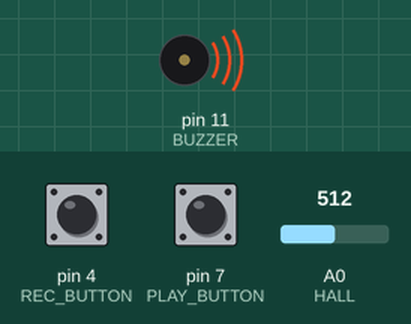
This sketch was run on a simulated Arduino Uno, built with avr-gcc and run on an emulated ATmega328P. On the bench: buzzer (waves = sounding). Inputs (shaded band) come from the test bench; at power-on: pin 7 (PLAY_BUTTON) LOW, pin 4 (REC_BUTTON) LOW, A0 (HALL) = 512.

Above: at 1.2 s.
1.3 s: pin 7 (PLAY_BUTTON) pulled HIGH for 0.15 s
At 3.7 s:
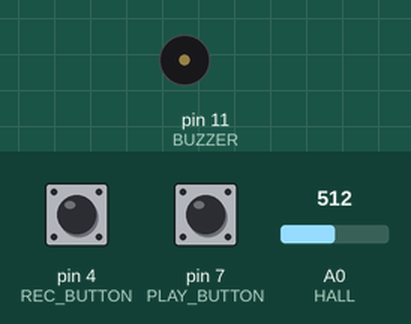
4.1 s: pin 4 (REC_BUTTON) pulled HIGH for 0.15 s
At 4.8 s:
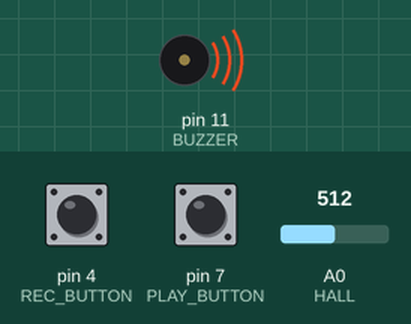
5.7 s: pin 7 (PLAY_BUTTON) pulled HIGH for 1 s
At 7.8 s:
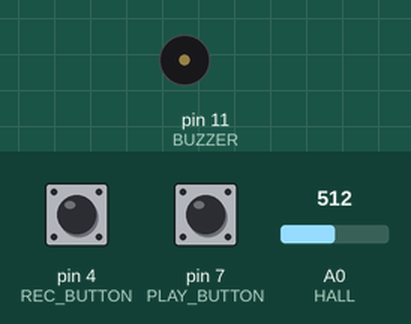
Timing chart, 0 to 9.3 s (numbered marks = the images above; inputs shaded):
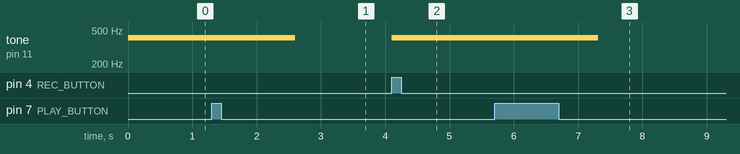

The sketch:

task18.ino
```cpp
#define uint unsigned int
#define ulong unsigned long

#define HALL A0
#define REC_BUTTON 4
#define PLAY_BUTTON 7
#define BUZZER 11


/*
 * HALL TO TONE
 *
 * Here is simple code that simply translates hall sensor measurements to the
 * corresponding tones using very simple formula and some magic constants.
 */

#define MIN_SOUND_FREQUENCY (400 - 100)
#define MAX_SOUND_FREQUENCY (400 + 100)
#define MIN_HALL_VALUE (510 - 30)
#define MAX_HALL_VALUE (510 + 30)

ulong hallToTone(ulong hall) {
	ulong clamped = constrain(hall, MIN_HALL_VALUE, MAX_HALL_VALUE);
	return map(
		clamped,
		MIN_HALL_VALUE, MAX_HALL_VALUE,
		MIN_SOUND_FREQUENCY, MAX_SOUND_FREQUENCY
	);
}


/*
 * RECORDING
 *
 * Stuff here takes care of recording. We simply sample hall value every
 * couple milliseconds and then store this in the array.
 */

#define RECORD_BUFFER_CAPACITY 512
#define RECORD_SAMPLING_FREQUENCY 10

uint rec_buffer[RECORD_BUFFER_CAPACITY];
int rec_bufferSize;
ulong rec_lastSampleTime;

void rec_setup() {
	rec_bufferSize = 0;
	rec_lastSampleTime = 0;
}

void rec_loop() {
	ulong hall = analogRead(HALL);
	tone(BUZZER, hallToTone(hall));

	if (!(millis() - rec_lastSampleTime >= RECORD_SAMPLING_FREQUENCY)) {
		return;
	}

	if (rec_bufferSize < RECORD_BUFFER_CAPACITY) {
		rec_buffer[rec_bufferSize++] = hall;
	}
	rec_lastSampleTime = millis();
}


/*
 * PLAYBACK
 *
 * Playback just goes through recorded values and plays them again as long as
 * there are some notes to play.
 */

int play_currentSample;

void play_setup() {
	play_currentSample = 0;
}

void play_loop() {
	if (play_currentSample < rec_bufferSize) {
		ulong hall = rec_buffer[play_currentSample++];
		tone(BUZZER, hallToTone(hall));
		delay(RECORD_SAMPLING_FREQUENCY);
	} else {
		noTone(BUZZER);
	}
}


/*
 * STATE AUTOMATA
 *
 * Very simple state automata that manages states and fires appropriate
 * methods. Generally speaking, serves as virtual method dispatcher.
 */

#define RECORDING 0
#define PLAYING 1

int state_current;

void state_trans(int state) {
	state_current = state;

	switch (state_current) {
	case RECORDING:
		rec_setup();
		break;
	case PLAYING:
		play_setup();
		break;
	}
}

void state_setup() {
	state_trans(RECORDING);
}

void state_loop() {
	switch (state_current) {
	case RECORDING:
		rec_loop();
		break;
	case PLAYING:
		play_loop();
		break;
	}
}


/*
 * USER INPUT
 *
 * This is the section that deals with user input and runs appropriate actions
 * if required.
 */

bool in_isRecPressed;
bool in_isPlayPressed;

void in_setup() {
	in_isRecPressed = false;
	in_isPlayPressed = false;
}

void in_loop() {
	if (digitalRead(REC_BUTTON) == HIGH) {
		if (!in_isRecPressed) {
			state_trans(RECORDING);
		}
		in_isRecPressed = true;
	} else {
		in_isRecPressed = false;
	}

	if (digitalRead(PLAY_BUTTON) == HIGH) {
		if (!in_isPlayPressed) {
			state_trans(PLAYING);
		}
		in_isPlayPressed = true;
	} else {
		in_isPlayPressed = false;
	}
}


/*
 * MAIN
 *
 * Entry point of the application.
 */

void setup() {
	pinMode(HALL, INPUT);
	pinMode(REC_BUTTON, INPUT);
	pinMode(PLAY_BUTTON, INPUT);
	pinMode(BUZZER, OUTPUT);

	in_setup();
	state_setup();
}

void loop()  {
	in_loop();
	state_loop();
}
```

Measured:
- after the input at 1.3 s, tone on pin 11 (BUZZER): 406 Hz → silent after 1.3 s
- after the input at 4.1 s, tone on pin 11 (BUZZER): silent → 406 Hz at once
- after the input at 5.7 s, tone on pin 11 (BUZZER): 406 Hz → silent after 1.6 s
